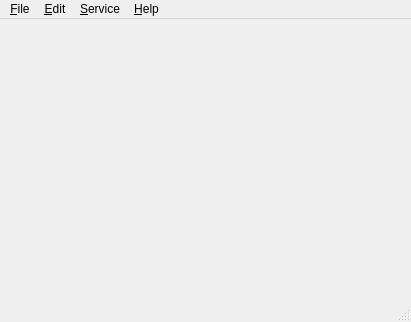
<ui version="4.0" >
 <class>MainWindow</class>
 <widget class="QMainWindow" name="MainWindow" >
  <property name="geometry" >
   <rect>
    <x>0</x>
    <y>0</y>
    <width>411</width>
    <height>322</height>
   </rect>
  </property>
  <property name="windowTitle" >
   <string>GooglePIM</string>
  </property>
  <property name="windowIcon" >
   <iconset>../../../../../../home/eugene/Projects/GooglePIM/src/ui/img/google.gif</iconset>
  </property>
  <widget class="QWidget" name="centralwidget" />
  <widget class="QMenuBar" name="menubar" >
   <property name="geometry" >
    <rect>
     <x>0</x>
     <y>0</y>
     <width>411</width>
     <height>21</height>
    </rect>
   </property>
   <widget class="QMenu" name="menuFile" >
    <property name="title" >
     <string>&amp;File</string>
    </property>
    <addaction name="actionExit" />
   </widget>
   <widget class="QMenu" name="menuEdit" >
    <property name="title" >
     <string>&amp;Edit</string>
    </property>
   </widget>
   <widget class="QMenu" name="menuService" >
    <property name="title" >
     <string>&amp;Service</string>
    </property>
    <addaction name="actionBase" />
    <addaction name="actionBlog" />
    <addaction name="actionCalendar" />
    <addaction name="actionContacts" />
    <addaction name="actionDocs" />
    <addaction name="actionNotebook" />
    <addaction name="actionMail" />
    <addaction name="actionPhoto" />
    <addaction name="separator" />
    <addaction name="actionSettings" />
    <addaction name="actionConnect" />
   </widget>
   <widget class="QMenu" name="menuHelp" >
    <property name="title" >
     <string>&amp;Help</string>
    </property>
    <addaction name="actionAbout" />
   </widget>
   <addaction name="menuFile" />
   <addaction name="menuEdit" />
   <addaction name="menuService" />
   <addaction name="menuHelp" />
  </widget>
  <widget class="QStatusBar" name="statusbar" />
  <action name="actionBase" >
   <property name="text" >
    <string>&amp;Base</string>
   </property>
  </action>
  <action name="actionBlog" >
   <property name="icon" >
    <iconset>../../../../../../home/eugene/Projects/GooglePIM/src/ui/img/35x35/blogger.gif</iconset>
   </property>
   <property name="text" >
    <string>B&amp;log</string>
   </property>
  </action>
  <action name="actionCalendar" >
   <property name="icon" >
    <iconset>../../../../../../home/eugene/Projects/GooglePIM/src/ui/img/35x35/calendar.gif</iconset>
   </property>
   <property name="text" >
    <string>&amp;Calendar</string>
   </property>
  </action>
  <action name="actionDocs" >
   <property name="icon" >
    <iconset>../../../../../../home/eugene/Projects/GooglePIM/src/ui/img/35x35/dns.gif</iconset>
   </property>
   <property name="text" >
    <string>&amp;Docs</string>
   </property>
  </action>
  <action name="actionMail" >
   <property name="icon" >
    <iconset>img/35x35/gmail.gif</iconset>
   </property>
   <property name="text" >
    <string>&amp;Mail</string>
   </property>
  </action>
  <action name="actionPhoto" >
   <property name="icon" >
    <iconset>../../../../../../home/eugene/Projects/GooglePIM/src/ui/img/35x35/picasa.gif</iconset>
   </property>
   <property name="text" >
    <string>&amp;Photo</string>
   </property>
  </action>
  <action name="actionContacts" >
   <property name="text" >
    <string>&amp;Contacts</string>
   </property>
  </action>
  <action name="actionSettings" >
   <property name="text" >
    <string>&amp;Settings</string>
   </property>
  </action>
  <action name="actionConnect" >
   <property name="text" >
    <string>Co&amp;nnect</string>
   </property>
  </action>
  <action name="actionExit" >
   <property name="text" >
    <string>&amp;Exit</string>
   </property>
  </action>
  <action name="actionAbout" >
   <property name="text" >
    <string>&amp;About</string>
   </property>
  </action>
  <action name="actionNotebook" >
   <property name="icon" >
    <iconset>../../../../../../home/eugene/Projects/GooglePIM/src/ui/img/35x35/notebook.gif</iconset>
   </property>
   <property name="text" >
    <string>&amp;Notebook</string>
   </property>
  </action>
 </widget>
 <resources/>
 <connections>
  <connection>
   <sender>actionExit</sender>
   <signal>triggered()</signal>
   <receiver>MainWindow</receiver>
   <slot>close()</slot>
   <hints>
    <hint type="sourcelabel" >
     <x>-1</x>
     <y>-1</y>
    </hint>
    <hint type="destinationlabel" >
     <x>205</x>
     <y>160</y>
    </hint>
   </hints>
  </connection>
 </connections>
</ui>
